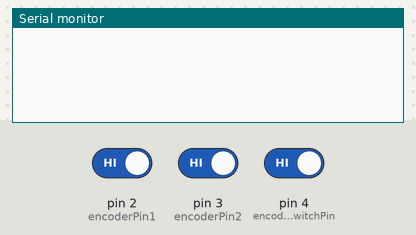
Bench run of a sketch on a simulated Arduino Uno, built with avr-gcc and run on an emulated ATmega328P. Shown: the last lines printed to the serial monitor. The inputs (shaded band) are chosen by the test bench; at power-on: pin 2 (encoderPin1) HIGH, pin 4 (encoderSwitchPin) HIGH, pin 3 (encoderPin2) HIGH.

Above: at 2.8 s.
2.9 s: pin 2 (encoderPin1) driven LOW
At 3.4 s:
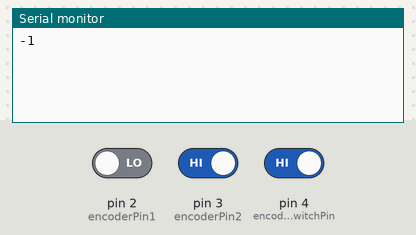
4.5 s: pin 4 (encoderSwitchPin) driven LOW
At 6.1 s:
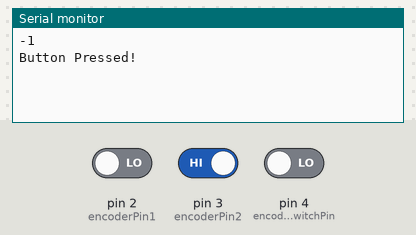
6.5 s: pin 3 (encoderPin2) driven LOW
At 7.6 s:
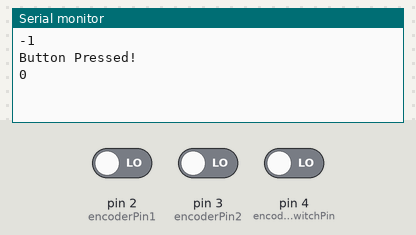
8.0 s: pin 2 (encoderPin1) driven HIGH
At 8.4 s:
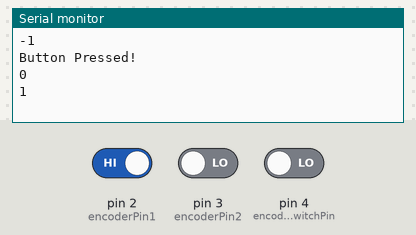
9.5 s: pin 3 (encoderPin2) driven HIGH
At 11.1 s:
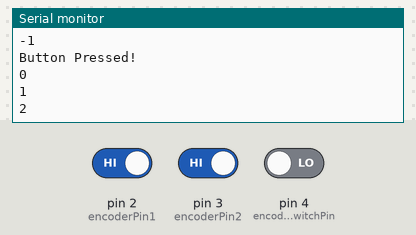
Timing chart, 0 to 12.0 s (numbered marks = the images above; inputs shaded):
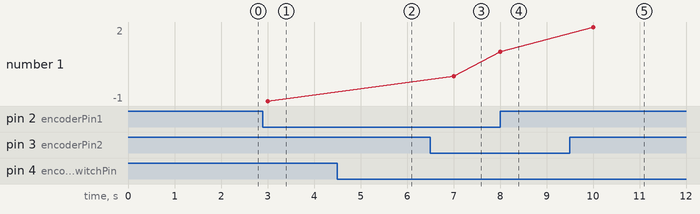

The sketch:

arduino_rotary_encoder.ino
```cpp
/*
 * Rotary encoder control with integrated pushbutton
 *
 * Relies on enabling the internal pull-up resistors (otherwise could use external pull-up resistors)
 *
 * Wiring and code based on: https://bildr.org/2012/08/rotary-encoder-arduino/
 * and http://tronicslab.com/rotary-encoders-complete-tutorial-3/
 *
 * if(sum == 0b1101 || sum == 0b0100 || sum == 0b0010 || sum == 0b1011) encoderValue ++; //clockwise movement
 * if(sum == 0b1110 || sum == 0b0111 || sum == 0b0001 || sum == 0b1000) encoderValue --; //counter-clockwise movement
*/

// Pins can not be changed 2/3 are special pins
int encoderPin1 = 2;
int encoderPin2 = 3;

// Push button switch
int encoderSwitchPin = 4;

// Volatile variables because the interrupt routine changes these variables
volatile int lastEncoded = 0;
volatile long encoderValue = 0;

long lastEncoderValue = 0;
int buttonVal = 0;
int lastButtonState = 0;

void setup() {
  Serial.begin (9600);

  pinMode(encoderPin1, INPUT);
  pinMode(encoderPin2, INPUT);
  pinMode(encoderSwitchPin, INPUT);

  digitalWrite(encoderPin1, HIGH); //turn pullup resistor on
  digitalWrite(encoderPin2, HIGH); //turn pullup resistor on
  digitalWrite(encoderSwitchPin, HIGH); //turn pullup resistor on

  //call updateEncoder() when any high/low changed seen
  //on interrupt 0 (pin 2), or interrupt 1 (pin 3)
  attachInterrupt(0, updateEncoder, CHANGE);
  attachInterrupt(1, updateEncoder, CHANGE);
}

void loop(){
  if(encoderValue != lastEncoderValue) {
    Serial.println(encoderValue);
    lastEncoderValue = encoderValue;
  }

  buttonVal = digitalRead(encoderSwitchPin);
  if(buttonVal == LOW && lastButtonState != buttonVal) {
    Serial.println("Button Pressed!");
  }
  lastButtonState = buttonVal;

  delay(1000); //just here to slow down the output, and show it will work even during a delay
}

void updateEncoder(){
  int MSB = digitalRead(encoderPin1); //MSB = most significant bit //signalA
  int LSB = digitalRead(encoderPin2); //LSB = least significant bit //signalB

  int encoded = (MSB << 1) |LSB; //converting the 2 pin value to single number
  int sum = (lastEncoded << 2) | encoded; //adding it to the previous encoded value

  if(sum == 0b1101 || sum == 0b0100 || sum == 0b0010 || sum == 0b1011) encoderValue ++;
  if(sum == 0b1110 || sum == 0b0111 || sum == 0b0001 || sum == 0b1000) encoderValue --;

  lastEncoded = encoded; //store this value for next time
}
```

Measured:
- after the input at 2.9 s, the serial monitor: prints a new line after 0.10 s (image 1)
- after the input at 4.5 s, the serial monitor: prints a new line after 0.50 s (image 2)
- after the input at 6.5 s, the serial monitor: prints a new line after 0.50 s (image 3)
- after the input at 8.0 s, the serial monitor: prints a new line at once (image 4)
- after the input at 9.5 s, the serial monitor: prints a new line after 0.50 s (image 5)
- plotted number 1: -1 → 0 after the input at 6.5 s, 0 → 1 after the input at 8.0 s, 1 → 2 after the input at 9.5 s
